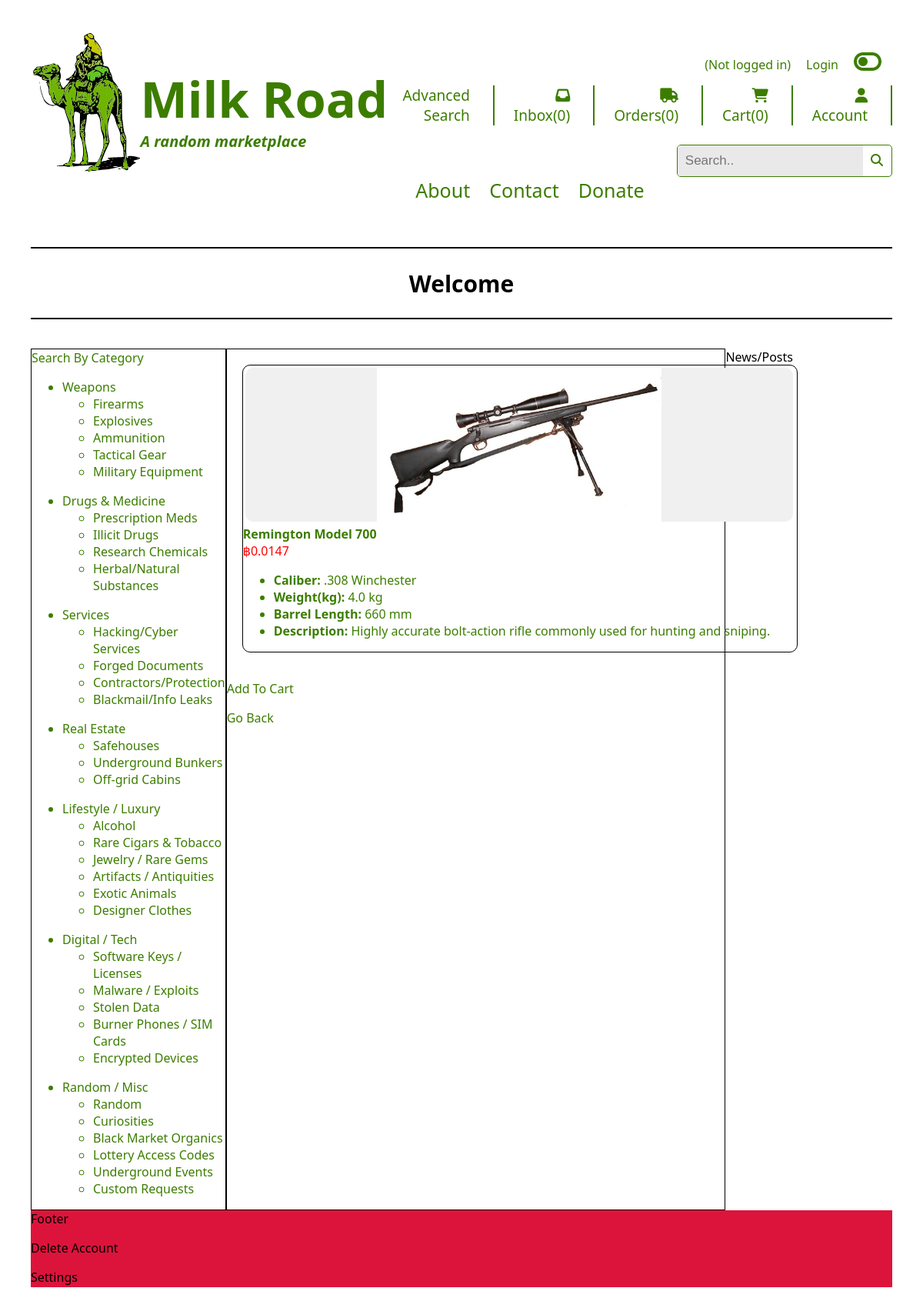
The app's page /product/3 with its own data.
### tables this page shows
CREATE TABLE Products (
    serialNum INTEGER PRIMARY KEY AUTOINCREMENT,
    name TEXT,
    category TEXT, -- 'weapon', 'drug', 'property', 'service', etc.
    price REAL,
    image BLOB,
    description TEXT
);

CREATE TABLE Firearms (
    serialNum INTEGER,
    caliber TEXT,
    weight TEXT,
    barrel_length TEXT,
    FOREIGN KEY (serialNum) REFERENCES Products(serialNum)
);

### app.py (the view)
@app.route("/product/<int:serialNum>")
def product(serialNum):
    db = get_db()
    product = db.execute(""" SELECT * FROM Products
                             WHERE serialNum = ?;""", (serialNum, )).fetchone()
    if product['category'] == 'firearm':
        details = db.execute(""" SELECT * FROM Firearms
                                 WHERE serialNum = ?;""",(serialNum, )).fetchone()
    elif product['category'] == 'explosive':
        details = db.execute(""" SELECT * FROM Explosives
                                 WHERE SerialNum = ?;""", (serialNum, )).fetchone()
    elif product['category'] == 'ammunition':
        details = db.execute(""" SELECT * FROM Ammunition
                                 WHERE SerialNum = ?;""", (serialNum, )).fetchone()
    elif product['category'] == 'tactical_gear':
        details = db.execute(""" SELECT * FROM Tactical_Gear
                                 WHERE SerialNum = ?;""", (serialNum, )).fetchone()
    elif product['category'] == 'military_equipment':
        details = db.execute(""" SELECT * FROM Military_Equipment
                                 WHERE SerialNum = ?;""", (serialNum, )).fetchone()
    elif product['category'] == 'Prescription Meds':
        details = db.execute(""" SELECT * FROM Prescription_Meds
                                 WHERE SerialNum = ?;""", (serialNum, )).fetchone()
    elif product['category'] == 'Illicit Drugs':
        details = db.execute(""" SELECT * FROM Illicit_Drugs
                                 WHERE SerialNum = ?;""", (serialNum, )).fetchone()
    elif product['category'] == 'Research Chemicals':
        details = db.execute(""" SELECT * FROM Research_Chemicals
                                 WHERE SerialNum = ?;""", (serialNum, )).fetchone()
    elif product['category'] == 'Herbal/Natural Substances':
        details = db.execute(""" SELECT * FROM Herbal_Natural_Substances
                                 WHERE SerialNum = ?;""", (serialNum, )).fetchone()
    elif product['category'] == 'Hacking/Cyber Services':
        details = db.execute(""" SELECT * FROM  Hacking_Cyber_Services
                                 WHERE SerialNum = ?;""", (serialNum, )).fetchone()
    elif product['category'] == 'Forged Documents':
        details = db.execute(""" SELECT * FROM Forged_Documents
                                 WHERE SerialNum = ?;""", (serialNum, )).fetchone()
    elif product['category'] == 'Contractors/Protection':
        details = db.execute(""" SELECT * FROM Contractors_Protection
                                 WHERE SerialNum = ?;""", (serialNum, )).fetchone()
    elif product['category'] == 'Blackmail/Info Leaks':
        details = db.execute(""" SELECT * FROM Blackmail_Info_Leaks
                                 WHERE SerialNum = ?;""", (serialNum, )).fetchone()
    elif product['category'] == 'Safehouses':
        details = db.execute(""" SELECT * FROM Safehouses
                                 WHERE SerialNum = ?;""", (serialNum, )).fetchone()
    elif product['category'] == 'Underground Bunkers':
        details = db.execute(""" SELECT * FROM Underground_Bunkers
                                 WHERE SerialNum = ?;""", (serialNum, )).fetchone()
    elif product['category'] == 'Off-grid Cabins':
        details = db.execute(""" SELECT * FROM  Off_grid_Cabins
                                 WHERE SerialNum = ?;""", (serialNum, )).fetchone()
    elif product['category'] == 'Alcohol':
        details = db.execute(""" SELECT * FROM Alcohol
                                 WHERE SerialNum = ?;""", (serialNum, )).fetchone()
    elif product['category'] == 'Rare Cigars & Tobacco':
        details = db.execute(""" SELECT * FROM Rare_Cigars_Tobacco
                                 WHERE SerialNum = ?;""", (serialNum, )).fetchone()
    elif product['category'] == 'Jewelry / Rare Gems':
        details = db.execute(""" SELECT * FROM Jewelry_Rare_Gems
                                 WHERE SerialNum = ?;""", (serialNum, )).fetchone()
    elif product['category'] == 'Artifacts / Antiquities':
        details = db.execute(""" SELECT * FROM Artifacts_Antiquities
                                 WHERE SerialNum = ?;""", (serialNum, )).fetchone()
    elif product['category'] == 'Exotic Animals':
        details = db.execute(""" SELECT * FROM Exotic_Animals
                                 WHERE SerialNum = ?;""", (serialNum, )).fetchone()
    elif product['category'] == 'Designer Clothes':
        details = db.execute(""" SELECT * FROM Designer_Clothes
                                 WHERE SerialNum = ?;""", (serialNum, )).fetchone()
    elif product['category'] == 'Software Keys / Licenses':
        details = db.execute(""" SELECT * FROM Software_Keys_Licenses
                                 WHERE SerialNum = ?;""", (serialNum, )).fetchone()
    elif product['category'] == 'Malware / Exploits':
        details = db.execute(""" SELECT * FROM Malware_Exploits
                                 WHERE SerialNum = ?;""", (serialNum, )).fetchone()
    elif product['category'] == 'Stolen Data':
        details = db.execute(""" SELECT * FROM Stolen_Data
                                 WHERE SerialNum = ?;""", (serialNum, )).fetchone()
    elif product['category'] == 'Burner Phones / SIM Cards':
        details = db.execute(""" SELECT * FROM Burner_Phones_SIM_Cards
                                 WHERE SerialNum = ?;""", (serialNum, )).fetchone()
    elif product['category'] == 'Encrypted Devices':
        details = db.execute(""" SELECT * FROM Encrypted_Devices
                                 WHERE SerialNum = ?;""", (serialNum, )).fetchone()
    elif product['category'] == 'Random':
        details = db.execute(""" SELECT * FROM Random
                                 WHERE SerialNum = ?;""", (serialNum, )).fetchone()
    elif product['category'] == 'curiosities':
        details = db.execute(""" SELECT * FROM Curiosities
                                 WHERE SerialNum = ?;""", (serialNum, )).fetchone()
    elif product['category'] == ' black_market_organics':
        details = db.execute(""" SELECT * FROM  Black_Market_Organics
                                 WHERE SerialNum = ?;""", (serialNum, )).fetchone()
    elif product['category'] == 'lottery_access_codes':
        details = db.execute(""" SELECT * FROM Lottery_Access_Codes
                                 WHERE SerialNum = ?;""", (serialNum, )).fetchone()
    elif product['category'] == 'underground_events':
        details = db.execute(""" SELECT * FROM Underground_Events
                                 WHERE SerialNum = ?;""", (serialNum, )).fetchone()
    elif product['category'] == 'custom_requests':
        details = db.execute(""" SELECT * FROM Custom_Requests
                                 WHERE SerialNum = ?;""", (serialNum, )).fetchone()
    return render_template("item_details.html", product=product, details=details)

### app.py (called while the page is built)
@app.before_request
def show_logged_user():
    g.user =session.get("first_name", None)
    g.funds = session.get('funds', None) # getting funds from session in login with whatever user is on at that time
    g.user_id = session.get('user_id', None)
    print(f'{g.user_id}')

@app.context_processor # This decorator runs whenever a template is rendered*(doesnt matter which one), It will automically be added to every template. You dont need to rewirtie product=product in every route
def inject_cart_count():
    cart = session.get("cart", {}) # getting the 'cart' key from the flask session if it exists
    total_cart_count = sum(cart.values()) # summing all cart values together
    return dict(total_cart_count=total_cart_count)  # returning a dict(total_cart_count with a total count that can be shown in any html template YAYAYAYA)

### database.py (called while the page is built)
def get_db():
    if "db" not in g:
        g.db = sqlite3.connect(DATABASE,
            detect_types=sqlite3.PARSE_DECLTYPES
        )
        g.db.row_factory = sqlite3.Row
    return g.db

### templates/item_details.html (shortened to what this page needs)
{% extends 'base.html' %}
{% block main_content %}
<div id="single_item_grid">
    <div id="single_item_container">
        <a href="{{ url_for('product', serialNum=product['serialNum']) }}">
            <img src="/{{ product['image'] }}">
        </a>
        <div id="item_name">
            <a href="{{ url_for('product', serialNum=product['serialNum']) }}">
                <b>{{ product["name"] }}</b>
            </a>
        </div>
        <div id="item_price">฿{{ product["price"] }}</div>
        {% if product['category'] == 'firearm' %}
        <ul>
            <li id="item_name"><b>Caliber:</b> {{ details["caliber"] }}</li>
            <li id="item_name"><b>Weight(kg):</b> {{ details["weight"] }}</li>
            <li id="item_name"><b>Barrel Length:</b> {{ details["barrel_length"] }}</li>
            <li id="item_name"><b>Description:</b> {{ product["description"] }}</li>
        </ul>
        {% elif product['category'] == 'Prescription Meds' %}
        <ul>
            <li id="item_name"><b>Dosage:</b> {{ details["dosage"] }}</li>
            <li id="item_name"><b>Form:</b> {{ details["form"] }}</li>
            <li id="item_name"><b>Description:</b> {{ product["description"] }}</li>
        </ul>
        {% elif product['category'] == 'Hacking/Cyber Services' %}
        <ul>
            <li id="item_name"><b>Typical Duration:</b> {{ details["typical_duration"] }}</li>
            <li id="item_name"><b>Risk Level:</b> {{ details["risk_level"] }}</li>
            <li id="item_name"><b>Description:</b> {{ product["description"] }}</li>
        </ul>
        {% elif product['category'] == 'Random' %}
        <ul>
            <li id="item_name"><b>Rarity:</b> {{ details["rarity"] }}</li>
            <li id="item_name"><b>Description:</b> {{ product["description"] }}</li>
        </ul>
        <!-- {% endif %}
    </div>
</div>
<p id="item_name">
    <a href="{{ url_for('add_to_cart', serialNum=product['serialNum']) }}">Add To Cart</a>
</p>
<p id="item_name">
    <a href="{{ url_for('index') }}">Go Back</a>
</p>
{% endblock %}

### static/styles/styles.css (style rules this page uses)
body { margin: 20px; padding: 20px; font-family:'Segoe UI', Tahoma, Geneva, Verdana, sans-serif; }
a { text-decoration: none; color: inherit; }
img { height: 90%; margin-left: 3px; margin-top: 3px; }
#item_name, .categories { color: #3C7D00; }
#item_price { color: red; }
#single_item_grid { display: grid; grid-template-columns: repeat(3, 1fr); gap: 10px; padding: 20px; }
#single_item_grid img { width: 712px; height: 200px; object-fit: contain; background-color: #f0f0f0; border-radius: 10px; }
#single_item_container { border: 1px solid black; border-radius: 10px; width: 45em; }

### static/styles/dark_mode.css (style rules this page uses)
body, .header, .nav, .marquee, .categories, .news, .main, .footer { transition: background-color 1s, color 0.2s, text-shadow 0.2s; }

### records on screen
Products: image (picture), name "Remington Model 700", price "0.0147", description "Highly accurate bolt-action rifle commonly used for hunting and sniping."
Firearms: caliber ".308 Winchester", weight "4.0 kg", barrel_length "660 mm"
